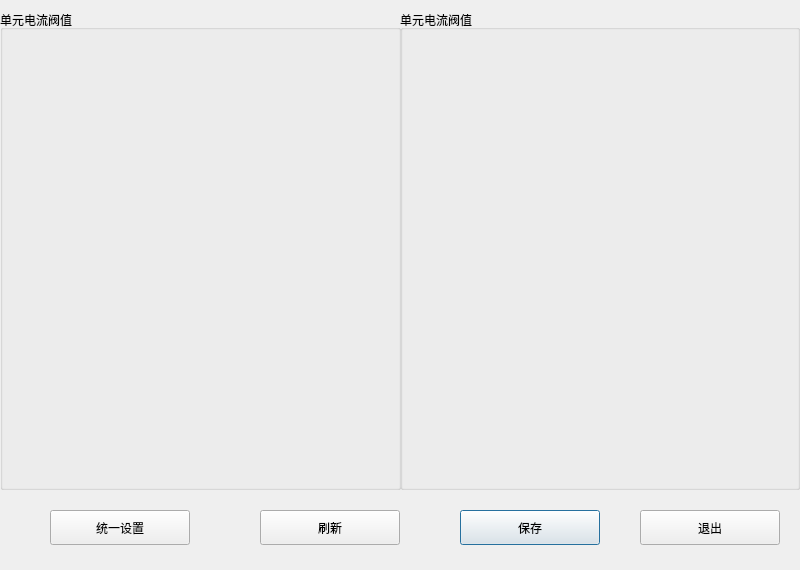
<?xml version="1.0" encoding="UTF-8"?>
<ui version="4.0">
 <class>FV_ThresholdDlg</class>
 <widget class="QDialog" name="FV_ThresholdDlg">
  <property name="geometry">
   <rect>
    <x>0</x>
    <y>0</y>
    <width>800</width>
    <height>570</height>
   </rect>
  </property>
  <property name="windowTitle">
   <string>Dialog</string>
  </property>
  <widget class="QGroupBox" name="groupBox_2">
   <property name="geometry">
    <rect>
     <x>400</x>
     <y>10</y>
     <width>400</width>
     <height>480</height>
    </rect>
   </property>
   <property name="title">
    <string>单元电流阀值</string>
   </property>
  </widget>
  <widget class="QGroupBox" name="groupBox">
   <property name="geometry">
    <rect>
     <x>0</x>
     <y>10</y>
     <width>401</width>
     <height>480</height>
    </rect>
   </property>
   <property name="title">
    <string>单元电流阀值</string>
   </property>
  </widget>
  <widget class="QPushButton" name="okBtn">
   <property name="geometry">
    <rect>
     <x>460</x>
     <y>510</y>
     <width>140</width>
     <height>35</height>
    </rect>
   </property>
   <property name="text">
    <string>保存</string>
   </property>
  </widget>
  <widget class="QPushButton" name="cancelBtn">
   <property name="geometry">
    <rect>
     <x>640</x>
     <y>510</y>
     <width>140</width>
     <height>35</height>
    </rect>
   </property>
   <property name="text">
    <string>退出</string>
   </property>
  </widget>
  <widget class="QPushButton" name="setAllBtn">
   <property name="geometry">
    <rect>
     <x>50</x>
     <y>510</y>
     <width>140</width>
     <height>35</height>
    </rect>
   </property>
   <property name="text">
    <string>统一设置</string>
   </property>
  </widget>
  <widget class="QPushButton" name="refreshBtn">
   <property name="geometry">
    <rect>
     <x>260</x>
     <y>510</y>
     <width>140</width>
     <height>35</height>
    </rect>
   </property>
   <property name="text">
    <string>刷新</string>
   </property>
  </widget>
 </widget>
 <resources/>
 <connections/>
</ui>
